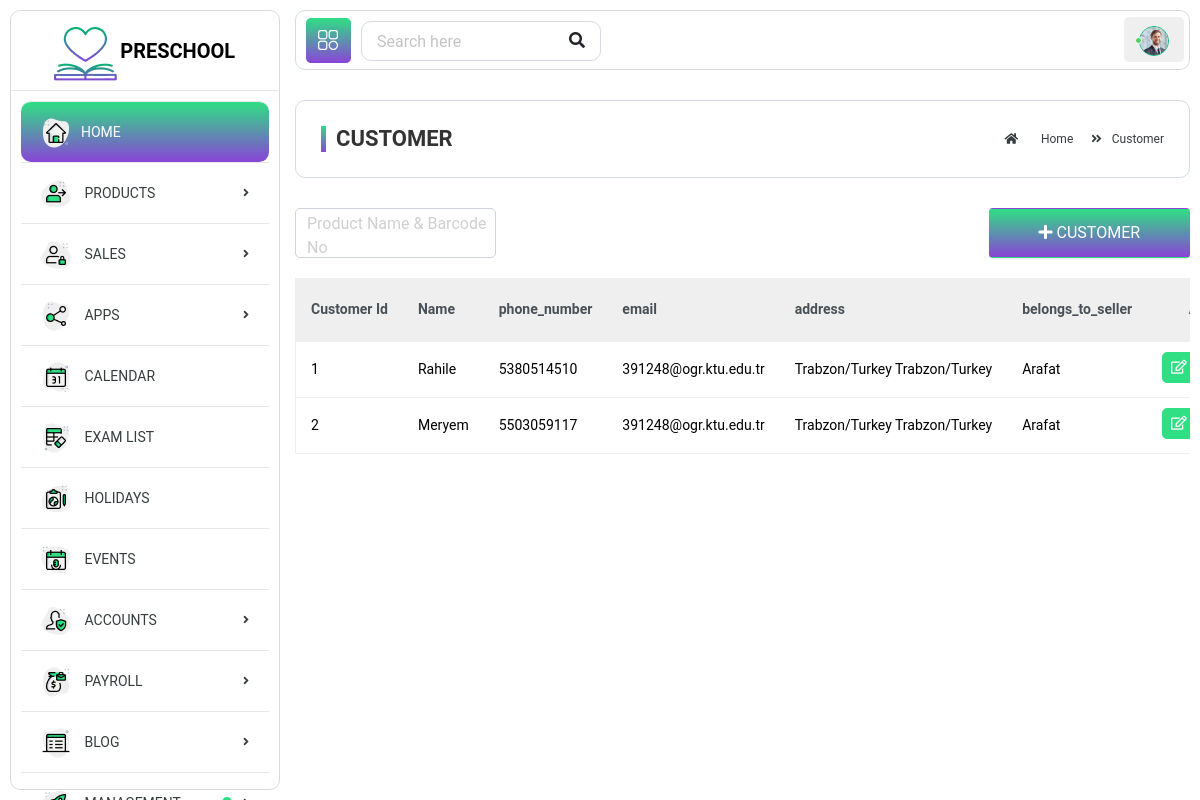
The app's page /customer_list/ with its own data.
### invoice/models.py (models this page shows, shortened)
class Customer(models.Model):
    name                = models.CharField(max_length=64,unique=True)
    image               = models.ImageField(upload_to='customer_images/', null=True, blank=True)
    phone_number        = models.CharField(max_length=16,null=True,blank=True)
    email               = models.EmailField(null=True,blank=True)
    address             = models.TextField(null=True,blank=True)
    belongs_to_seller   = models.ForeignKey(Seller, on_delete=models.CASCADE,related_name='belongs_to_seller')
    description         = models.TextField(null=True,blank=True)

class Seller(models.Model):
    seller          = models.ForeignKey(User, on_delete=models.CASCADE, null=True)
    image           = models.ImageField(upload_to='customer_images/', null=True, blank=True)
    email           = models.EmailField()
    phone           = models.CharField(max_length=32)
    city            = models.ForeignKey(City, on_delete=models.CASCADE, related_name="cities",)
    address         = models.TextField()
    description     = models.TextField(null=True,blank=True)
    date            = models.DateTimeField(auto_now=True)
    def __str__(self):
        return f"{self.seller}"

### invoice/views.py (the view)
# urls.py: path('customer_list/', CustomerList.as_view(), name="customer_list"),
class CustomerList(ListView):
    model = Customer
    paginate_by = 10
    context_object_name = 'customers'
    def get(self, request, *args, **kwargs):
        keyword = request.GET.get('keyword')
        if keyword:
            products = Customer.objects.filter(name__contains=keyword)
            return render(request, "customer/customer_list.html", {'customers': products})
        return super(CustomerList, self).get(request, *args, **kwargs)
    def get_context_data(self, *args, **kwargs):
        context = super().get_context_data(**kwargs)
        context['soldProducts'] = SoldProduct.objects.all()
        context['payments'] = Payment.objects.all()
        product_list = Customer.objects.all()
        paginator = Paginator(product_list, self.paginate_by)
        page = self.request.GET.get('page')
        try:
            file_products = paginator.page(page)
        except PageNotAnInteger:
            file_products = paginator.page(1)
        except EmptyPage:
            file_products = paginator.page(paginator.num_pages)
        context['customers'] = file_products
        return context
    template_name = 'customer/customer_list.html'

### templates/customer/customer_list.html (shortened to what this page needs)
{% extends 'home/base.html' %}
{% load static %}
{% block content %}
    <body>
    <div class="main-wrapper">
        <div class="page-wrapper">
            <div class="content container-fluid">
                <div class="page-header">
                    <div class="row">
                        <div class="col-lg-6 col-md-6 col-sm-6 col-12">
                            <h5 class="text-uppercase mb-0 mt-0 page-title">Customer</h5>
                        </div>
                        <div class="col-lg-6 col-md-6 col-sm-6 col-12">
                            <ul class="breadcrumb float-right p-0 mb-0">
                                <li class="breadcrumb-item"><a href="{% url 'index' %}"><i class="fas fa-home"></i> Home</a>
                                </li>
                                <li class="breadcrumb-item"><a href="#">Customer</a></li>
                            </ul>
                        </div>
                    </div>
                </div>
                <div class="content-page">
                    <div class="row filter-row">
                        <div class="col-sm-6 col-md-3">
                            <div class="form-group form-focus">
                                <form>
                                    <input type="text" name="keyword" class="form-control floating">
                                    <label class="focus-label">Product Name & Barcode No</label>
                                </form>
                            </div>
                        </div>
                        <div class="col-sm-6 col-md-6">
                        </div>
                        <div class="col-sm-6 col-md-3">
                            <a href="{% url 'customer_create' %}" class="btn btn-search btn-block rounded mb-3"><i
                                    class="fas fa-plus"></i>
                                Customer</a>
                        </div>
                    </div>
                    <div class="row">
                        <div class="col-md-12 mb-1">
                            <div class="table-responsive">
                                <table class="table custom-table datatable" id="product-list">
                                    <thead class="thead-light">
                                    <tr>
                                        <th>Customer Id</th>
                                        <th>Name</th>
                                        <th>phone_number</th>
                                        <th>email</th>
                                        <th>address</th>
                                        <th>belongs_to_seller</th>
                                        <th class="text-right">Action</th>
                                    </tr>
                                    </thead>
                                    <tbody>
                                    {% for customer in customers %}
                                        <tr id="change-color" class="odd">
                                            <td>{{ forloop.counter }}</td>
                                            <td>{{ customer.name }}</td>
                                            <td>{{ customer.phone_number }}</td>
                                            <td>{{ customer.email }}</td>
                                            <td>{{ customer.address }}</td>
                                            <td>{{ customer.belongs_to_seller }}</td>
                                            <td class="text-right">
                                                <a href="{% url 'customer_update' customer.id %}"
                                                   class="btn btn-primary btn-sm mb-1">
                                                    <i class="far fa-edit"></i>
                                                </a>
                                            </td>
                                        </tr>
                                    {% endfor %}
                                    </tbody>
                                </table>
                            </div>
                        </div>
                    </div>
                    <div class="row">
                        <div class="col-sm-12 col-md-5">
                        </div>
                    </div>
                </div>
            </div>
        </div>
    </div>
    </body>
{% endblock %}

### templates/home/base.html (shortened to what this page needs)
{% load static %}
<!DOCTYPE html>
<html lang="en">
<head>
    <link rel="stylesheet" href="{% static 'assets/css/bootstrap.min.css' %}">
    <link rel="stylesheet" href="{% static 'assets/plugins/fontawesome/css/all.min.css' %}">
    <link rel="stylesheet" href="{% static 'assets/plugins/fontawesome/css/fontawesome.min.css' %}">
    <link rel="stylesheet" href="{% static 'assets/css/fullcalendar.min.css' %}">
    <link rel="stylesheet" href="{% static 'assets/css/dataTables.bootstrap4.min.css' %}">
    <link rel="stylesheet" href="{% static 'assets/plugins/morris/morris.css' %}">
    <link rel="stylesheet" href="{% static 'assets/css/style.css' %}">
</head>
<body>
<div class="main-wrapper">
    <div class="header-outer">
        <div class="header">
            <a id="toggle_btn" class="float-left" href="javascript:void(0);">
                <img src="{% static 'assets/img/sidebar/icon-21.png' %}">
            </a>
            <ul class="nav float-left">
                <li>
                    <div class="top-nav-search">
                        <form action="https://dreamguystech.com/preadmin/html/school/light/search.html">
                            <input class="form-control" type="text" placeholder="Search here">
                            <button class="btn" type="submit"><i class="fa fa-search"></i></button>
                        </form>
                    </div>
                </li>
            </ul>
            <ul class="nav user-menu float-right">
                <li class="nav-item dropdown has-arrow">
                    <a href="#" class=" nav-link user-link" data-toggle="dropdown">
                    <span class="user-img"><img class="rounded-circle" src="{% static 'assets/img/user-06.jpg' %}"
                                                width="30" alt="Admin">
                    <span class="status online"></span></span>
                    </a>
                </li>
            </ul>
        </div>
    </div>
    <div class="sidebar" id="sidebar">
        <div class="sidebar-inner slimscroll">
            <div id="sidebar-menu" class="sidebar-menu">
                <div class="header-left">
                    <a href="{% url 'index' %}" class="logo">
                        <img src="{% static 'assets/img/logo1.png' %}">
                        <span class="text-uppercase">Preschool</span>
                    </a>
                </div>
                <ul class="sidebar-ul">
                    <li class="active">
                        <a href="{% url 'index' %}"><img
                                src="{% static 'assets/img/sidebar/icon-1.png' %}"><span>Home</span></a>
                    </li>
                    <li class="submenu">
                        <a href="#"><img src="{% static 'assets/img/sidebar/icon-2.png' %}"> <span> Products</span>
                            <span
                                    class="menu-arrow"></span></a>
                    </li>
                    <li class="submenu">
                        <a href="#"><img src="{% static 'assets/img/sidebar/icon-3.png' %}"> <span>Sales</span>
                            <span
                                    class="menu-arrow"></span></a>
                    </li>
                    <li class="submenu">
                        <a href="javascript:void(0);"><img src="{% static 'assets/img/sidebar/icon-5.png' %}">
                            <span>Apps</span> <span class="menu-arrow"></span></a>
                    </li>
                    <li>
                        <a href="calendar.html"><img src="{% static 'assets/img/sidebar/icon-6.png' %}">
                            <span>Calendar</span></a>
                    </li>
                    <li>
                        <a href="exam-list.html"><img src="{% static 'assets/img/sidebar/icon-7.png' %}">
                            <span>Exam list</span></a>
                    </li>
                    <li>
                        <a href="holidays.html"><img src="{% static 'assets/img/sidebar/icon-8.png' %}">
                            <span>Holidays</span></a>
                    </li>
                    <li>
                        <a href="calendar.html"><img
                                src="{% static 'assets/img/sidebar/icon-9.png' %}"><span> Events</span></a>
                    </li>
                    <li class="submenu">
                        <a href="#"><img src="{% static 'assets/img/sidebar/icon-10.png' %}"><span> Accounts </span>
                            <span
                                    class="menu-arrow"></span></a>
                    </li>
                    <li class="submenu">
                        <a href="#"><img src="{% static 'assets/img/sidebar/icon-11.png' %}"><span> Payroll </span>
                            <span
                                    class="menu-arrow"></span></a>
                    </li>
                    <li class="submenu">
                        <a href="#"><img src="{% static 'assets/img/sidebar/icon-12.png' %}"> <span> Blog</span> <span
                                class="menu-arrow"></span></a>
                    </li>
                    <li class="submenu">
                        <a href="javascript:void(0);" class="noti-dot"><img
                                src="{% static 'assets/img/sidebar/icon-13.png' %}"
                                alt="icon"> <span>Management </span> <span
                                class="menu-arrow"></span></a>
                    </li>
                </ul>
            </div>
        </div>
    </div>
    {% block content %}
    {% endblock %}
</div>
</body>
</html>

### records on screen
Customer: name "Rahile", phone_number "5380514510", email "391248@ogr.ktu.edu.tr", address "Trabzon/Turkey Trabzon/Turkey", belongs_to_seller "Arafat"
Customer: name "Meryem", phone_number "5503059117", email "391248@ogr.ktu.edu.tr", address "Trabzon/Turkey Trabzon/Turkey", belongs_to_seller "Arafat"
